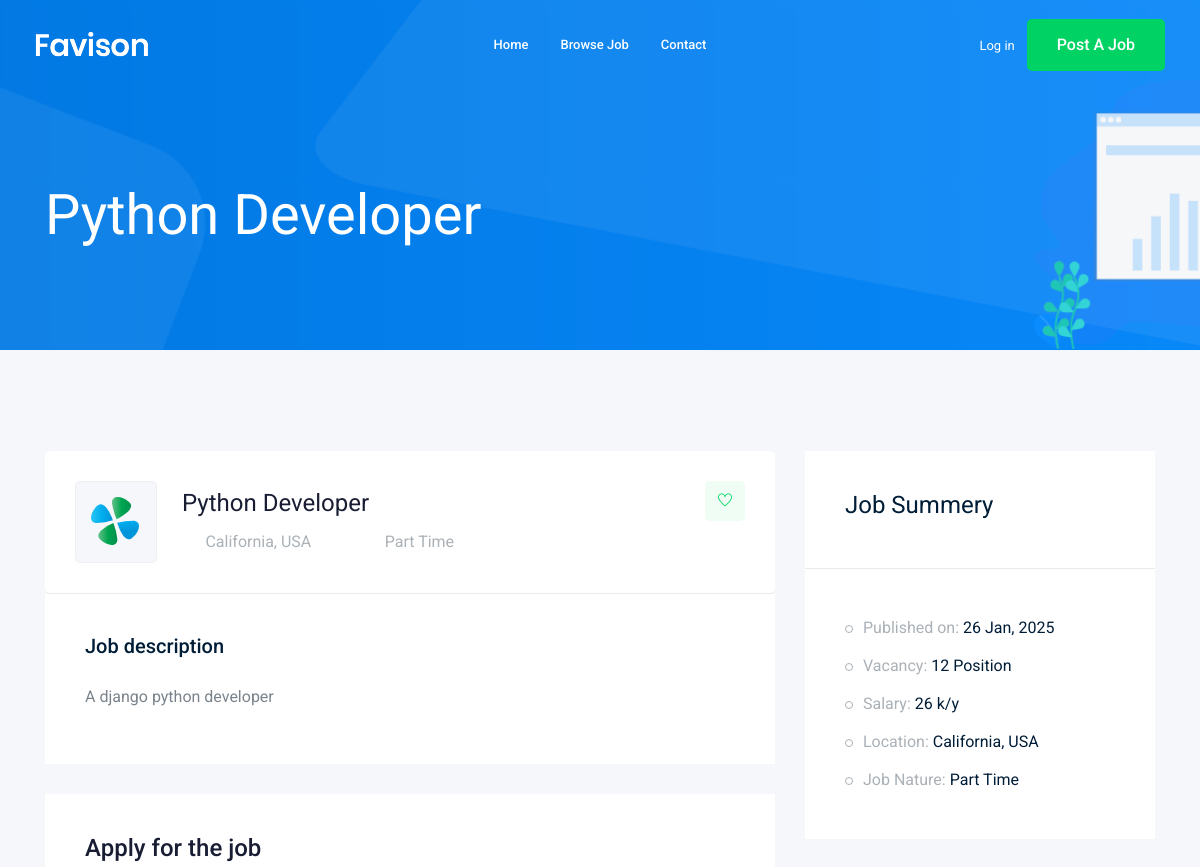
Before: /Job/python-developer (upper part) with the older database file.
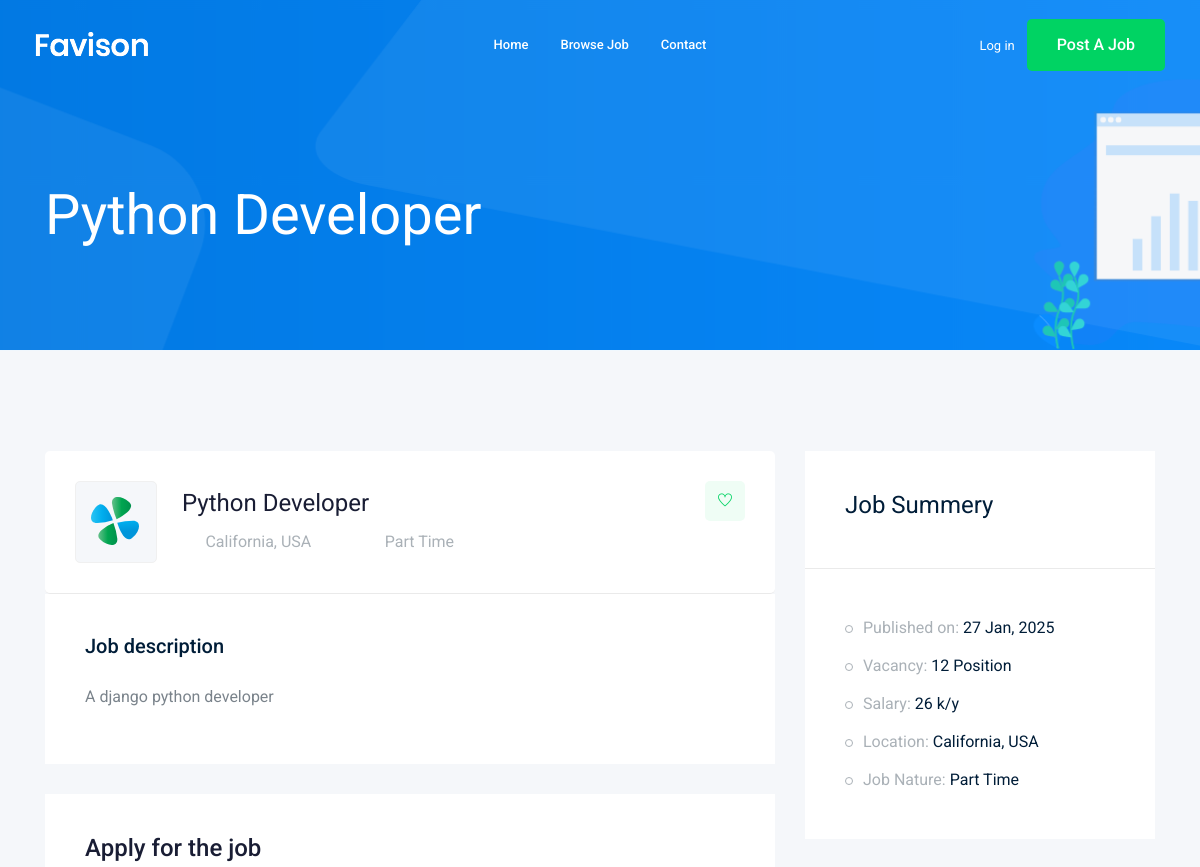
After: the same page with the newer database file.
### job/models.py (models this page shows, shortened)
class Job(models.Model):
    owner = models.ForeignKey(User , related_name='job_owner', on_delete=models.CASCADE) # type: ignore
    name = models.CharField(max_length= 100)
    job_description = models.TextField(max_length= 1000)
    published_on = models.DateTimeField(auto_now= True)
    vacancy = models.CharField(max_length= 15, choices= JOB_TYPE)
    salary = models.IntegerField(default= 0)
    category = models.ForeignKey('Category', on_delete= models.CASCADE)
    image = models.ImageField(upload_to= Image_Upload)
    experience = models.IntegerField(default= 1)
    slug= models.SlugField(blank=True, null=True)

### job/views.py (the view)
# urls.py: path('<str:slug>', views.Job_details, name='job'),
def Job_details(request, slug):
    job = Job.objects.get(slug= slug)
    if request.method== "POST":
        form = ApplyForm(request.POST ,request.FILES)
        print("Hello")
        if form.is_valid():
            myform= form.save(commit=False)
            myform.job= job
            myform.save()
    else:
        form= ApplyForm()
    context = {'job': job, 'form': form}
    return render(request, 'job/job_details.html', context)

### job/templates/job/job_details.html (shortened to what this page needs)
{% extends 'base.html' %}
{% load bootstrap5 %}
{% block body %}
    <div class="bradcam_area bradcam_bg_1">
        <div class="container">
            <div class="row">
                <div class="col-xl-12">
                    <div class="bradcam_text">
                        <h3>{{job.name}}</h3>
                    </div>
                </div>
            </div>
        </div>
    </div>
    <div class="job_details_area">
        <div class="container">
            <div class="row">
                <div class="col-lg-8">
                    <div class="job_details_header">
                        <div class="single_jobs white-bg d-flex justify-content-between">
                            <div class="jobs_left d-flex align-items-center">
                                <div class="thumb">
                                    <img src="img/svg_icon/1.svg" alt="">
                                </div>
                                <div class="jobs_conetent">
                                    <a href="#"><h4>{{job.name}}</h4></a>
                                    <div class="links_locat d-flex align-items-center">
                                        <div class="location">
                                            <p> <i class="fa fa-map-marker"></i> California, USA</p>
                                        </div>
                                        <div class="location">
                                            <p> <i class="fa fa-clock-o"></i> {{job.vacancy}}</p>
                                        </div>
                                    </div>
                                </div>
                            </div>
                            <div class="jobs_right">
                                <div class="apply_now">
                                    <a class="heart_mark" href="#"> <i class="ti-heart"></i> </a>
                                </div>
                            </div>
                        </div>
                    </div>
                    <div class="descript_wrap white-bg">
                        <div class="single_wrap">
                            <h4>Job description</h4>
                            <p>{{job.job_description}}</p>
                        </div>
                    </div>
                    <div class="apply_job_form white-bg">
                        <h4>Apply for the job</h4>
                    </div>
                </div>
                <div class="col-lg-4">
                    <div class="job_sumary">
                        <div class="summery_header">
                            <h3>Job Summery</h3>
                        </div>
                        <div class="job_content">
                            <ul>
                                <li>Published on: <span>{{job.published_on|date:'d M, o'}}</span></li>
                                <li>Vacancy: <span>{{job.experience}} Position</span></li>
                                <li>Salary: <span>{{job.salary}} k/y</span></li>
                                <li>Location: <span>California, USA</span></li>
                                <li>Job Nature: <span> {{job.vacancy}}</span></li>
                            </ul>
                        </div>
                    </div>
                </div>
            </div>
        </div>
    </div>
    {% endblock body %}

Changed rows visible on the page:
changed Job "Python Developer": published_on "26 Jan, 2025" → "27 Jan, 2025"
